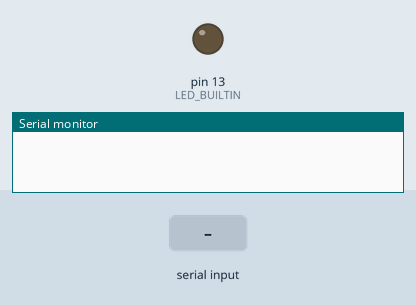
Simulated run of this sketch. Board: Arduino Uno, built with avr-gcc and run on an emulated ATmega328P. Shown: output pins drawn as LEDs (lit = HIGH), the last lines printed to the serial monitor. The inputs (shaded band) are chosen by the test bench.

Above: at 1.2 s.
1.3 s: "LED ON\n" received over Serial
At 2.5 s:
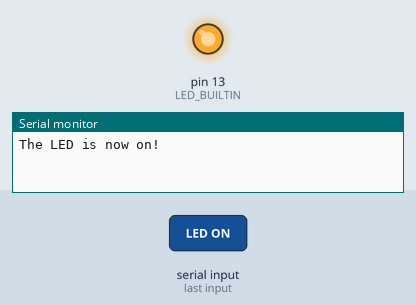
4.3 s: "LED OFF\n" received over Serial
At 4.8 s:
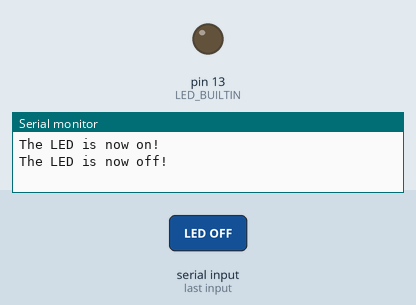
Timing chart, 0 to 7.3 s (numbered marks = the images above; inputs shaded):
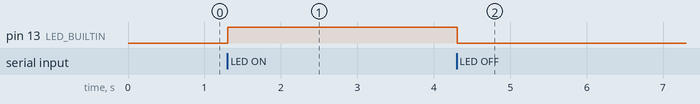

The sketch:

LEDOnOff.ino
```cpp
String inputString = "";
bool isStringComplete = false;

void setup() {
  // initialize serial:
  Serial.begin(19200);
  inputString.reserve(200);
  pinMode(LED_BUILTIN, OUTPUT);
}

void loop() {
  if (isStringComplete) {
    //TODO: Do the command!
    if(inputString.equals("LED ON")) {
      digitalWrite(LED_BUILTIN, HIGH);
      Serial.println("The LED is now on!");
    } else if(inputString.equals("LED OFF")){
      digitalWrite(LED_BUILTIN, LOW);
      Serial.println("The LED is now off!");
    } else {
      Serial.print("Unknown command -->");
      Serial.println(inputString);
    }

    inputString = "";
    isStringComplete = false;
  }
}

// Serial event only called when there's bites available
void serialEvent() {
  while (Serial.available()) {
    char inChar = (char)Serial.read(); //cast to char (unsigned 8-bit int)
    if (inChar == '\n') {
      isStringComplete = true;
    } else {
      inputString += inChar;
    }
  }
}
```

Measured:
- after the input at 1.3 s, pin 13 (LED_BUILTIN): LOW → HIGH at once
- after the input at 4.3 s, pin 13 (LED_BUILTIN): HIGH → LOW at once
